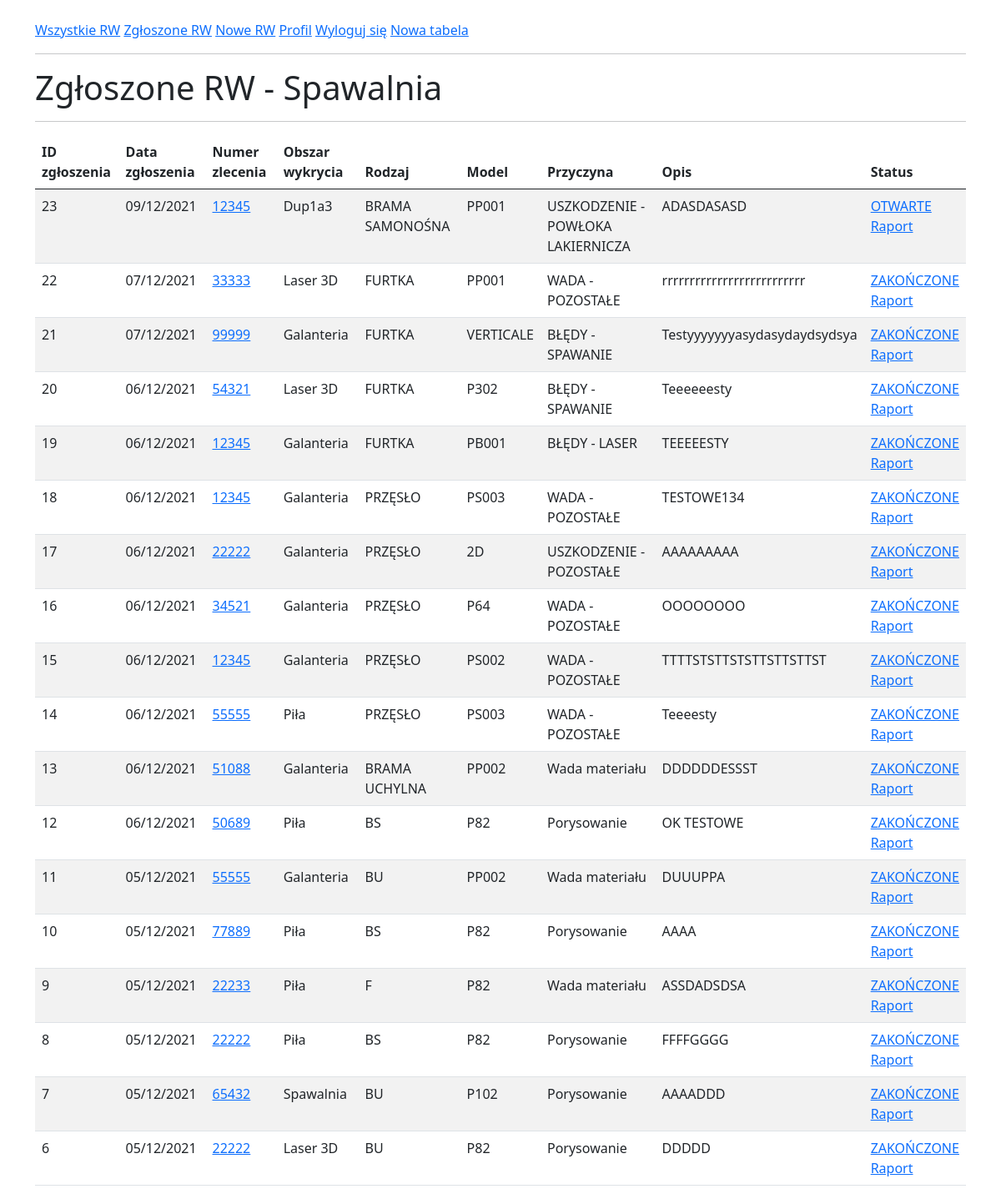
The app's page /user_registrations/Spawalnia (signed in) with its own data.
### app/models.py (models this page shows, shortened)
class InCom(db.Model):
    id = db.Column(db.Integer, primary_key=True)
    user_id = db.Column(db.Integer(), db.ForeignKey('user.id'))
    timestamp = db.Column(db.DateTime, index=True, default=datetime.utcnow)
    order_number = db.Column(db.String(140))
    product_type = db.Column(db.String(140))
    model = db.Column(db.String(140))
    cause = db.Column(db.String(140))
    detection_area = db.Column(db.String(140))
    description = db.Column(db.String(140))
    registration_status = db.Column(db.String(140), default='OTWARTE')

### app/routes.py (the view)
@app.route('/user_registrations/<username>')
@login_required
def user_registrations(username):
    user = User.query.filter_by(username=username).first_or_404()
    user_registrations_query = InCom.query.filter_by(user_id=current_user.id).order_by(InCom.id.desc()).all()
    for registration in user_registrations_query:
        registration.order_link = f'https://zamowienia.konsport.com.pl/pl/zamowienia/pdf/' \
                                  f'{registration.order_number}/zamowienie/false'
        registration.timestamp = registration.timestamp.replace(tzinfo=timezone.utc).astimezone(tz=None).strftime(
            '%d/%m/%Y')
    return render_template('user_registrations.html', user=user, title=f'Zgłoszone RW - {username}',
                           user_registrations=user_registrations_query)

### app/models.py (called while the page is built)
@login.user_loader
def load_user(id):
    return User.query.get(int(id))

### app/templates/user_registrations.html
{% extends "base.html" %}
{% block content %}
  <table id="data" class="table table-striped">
    <thead>
      <tr>
        <th>ID zgłoszenia</th>
        <th>Data zgłoszenia</th>
        <th>Numer zlecenia</th>
        <th>Obszar wykrycia</th>
        <th>Rodzaj</th>
        <th>Model</th>
        <th>Przyczyna</th>
        <th>Opis</th>
        <th>Status</th>
      </tr>
    </thead>
    <tbody>
      {% for registration in user_registrations %}
        <tr>
          <td>{{ registration.id }}</td>
          <td>{{ registration.timestamp }}</td>
          <td><a href="{{ registration.order_link }}">{{ registration.order_number }}</a></td>
          <td>{{ registration.detection_area }}</td>
          <td>{{ registration.product_type }}</td>
          <td>{{ registration.model }}</td>
          <td>{{ registration.cause }}</td>
          <td>{{ registration.description }}</td>
          <td><a href="{{ url_for('change_status', reg_id=registration.id) }}">{{ registration.registration_status }}</a><br>
            <a href="{{ url_for('get_report', id_to_report=registration.id) }}">Raport</a>
          </td>
        </tr>
      {% endfor %}
    </tbody>
  </table>
{% endblock %}

### records on screen
InCom: id "23", timestamp "09/12/2021", order_number "12345", detection_area "Dup1a3", product_type "BRAMA SAMONOŚNA", model "PP001", cause "USZKODZENIE - POWŁOKA LAKIERNICZA", description "ADASDASASD", registration_status "OTWARTE"
InCom: id "22", timestamp "07/12/2021", order_number "33333", detection_area "Laser 3D", product_type "FURTKA", model "PP001", cause "WADA - POZOSTAŁE", description "rrrrrrrrrrrrrrrrrrrrrrrrrr", registration_status "ZAKOŃCZONE"
InCom: id "21", timestamp "07/12/2021", order_number "99999", detection_area "Galanteria", product_type "FURTKA", model "VERTICALE", cause "BŁĘDY - SPAWANIE", description "Testyyyyyyyasydasydaydsydsya", registration_status "ZAKOŃCZONE"
InCom: id "20", timestamp "06/12/2021", order_number "54321", detection_area "Laser 3D", product_type "FURTKA", model "P302", cause "BŁĘDY - SPAWANIE", description "Teeeeeesty", registration_status "ZAKOŃCZONE"
InCom: id "19", timestamp "06/12/2021", order_number "12345", detection_area "Galanteria", product_type "FURTKA", model "PB001", cause "BŁĘDY - LASER", description "TEEEEESTY", registration_status "ZAKOŃCZONE"
InCom: id "18", timestamp "06/12/2021", order_number "12345", detection_area "Galanteria", product_type "PRZĘSŁO", model "PS003", cause "WADA - POZOSTAŁE", description "TESTOWE134", registration_status "ZAKOŃCZONE"
InCom: id "17", timestamp "06/12/2021", order_number "22222", detection_area "Galanteria", product_type "PRZĘSŁO", model "2D", cause "USZKODZENIE - POZOSTAŁE", description "AAAAAAAAA", registration_status "ZAKOŃCZONE"
InCom: id "16", timestamp "06/12/2021", order_number "34521", detection_area "Galanteria", product_type "PRZĘSŁO", model "P64", cause "WADA - POZOSTAŁE", description "OOOOOOOO", registration_status "ZAKOŃCZONE"
InCom: id "15", timestamp "06/12/2021", order_number "12345", detection_area "Galanteria", product_type "PRZĘSŁO", model "PS002", cause "WADA - POZOSTAŁE", description "TTTTSTSTTSTSTTSTTSTTST", registration_status "ZAKOŃCZONE"
InCom: id "14", timestamp "06/12/2021", order_number "55555", detection_area "Piła", product_type "PRZĘSŁO", model "PS003", cause "WADA - POZOSTAŁE", description "Teeeesty", registration_status "ZAKOŃCZONE"
InCom: id "13", timestamp "06/12/2021", order_number "51088", detection_area "Galanteria", product_type "BRAMA UCHYLNA", model "PP002", cause "Wada materiału", description "DDDDDDESSST", registration_status "ZAKOŃCZONE"
InCom: id "12", timestamp "06/12/2021", order_number "50689", detection_area "Piła", product_type "BS", model "P82", cause "Porysowanie", description "OK TESTOWE", registration_status "ZAKOŃCZONE"
InCom: id "11", timestamp "05/12/2021", order_number "55555", detection_area "Galanteria", product_type "BU", model "PP002", cause "Wada materiału", description "DUUUPPA", registration_status "ZAKOŃCZONE"
InCom: id "10", timestamp "05/12/2021", order_number "77889", detection_area "Piła", product_type "BS", model "P82", cause "Porysowanie", description "AAAA", registration_status "ZAKOŃCZONE"
InCom: id "9", timestamp "05/12/2021", order_number "22233", detection_area "Piła", product_type "F", model "P82", cause "Wada materiału", description "ASSDADSDSA", registration_status "ZAKOŃCZONE"
InCom: id "8", timestamp "05/12/2021", order_number "22222", detection_area "Piła", product_type "BS", model "P82", cause "Porysowanie", description "FFFFGGGG", registration_status "ZAKOŃCZONE"
InCom: id "7", timestamp "05/12/2021", order_number "65432", detection_area "Spawalnia", product_type "BU", model "P102", cause "Porysowanie", description "AAAADDD", registration_status "ZAKOŃCZONE"
InCom: id "6", timestamp "05/12/2021", order_number "22222", detection_area "Laser 3D", product_type "BU", model "P82", cause "Porysowanie", description "DDDDD", registration_status "ZAKOŃCZONE"

### other values on screen
{{ title }} "Zgłoszone RW - Spawalnia"
